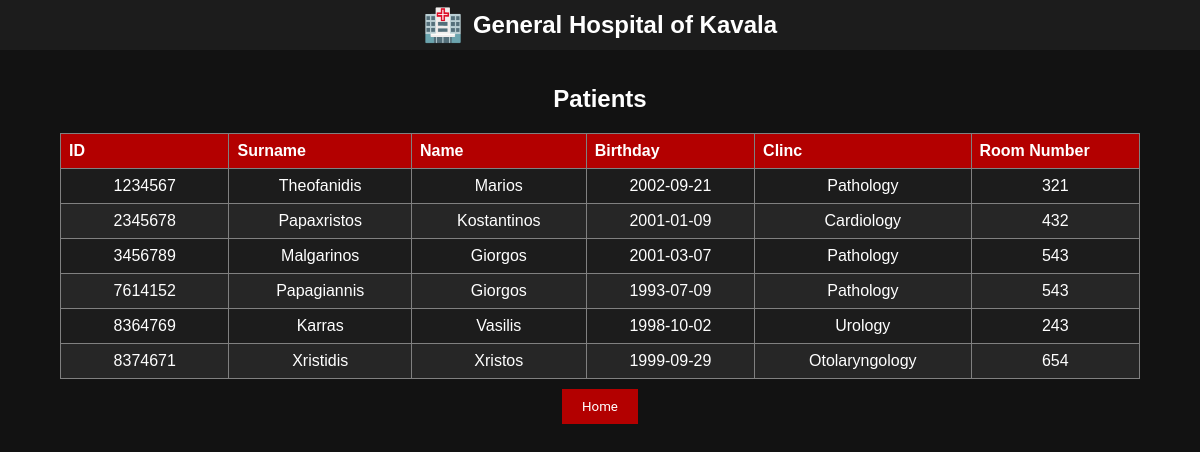
/site/select1.php, run on the app's committed database.
### tables this page shows
CREATE TABLE PATIENT(
id CHAR(7) NOT NULL PRIMARY KEY,
surname VARCHAR(30),
name VARCHAR(20),
birthday DATE NOT NULL,
patient_cli VARCHAR(30) NOT NULL,
num_room INT(3) NOT NULL,
FOREIGN KEY (patient_cli) REFERENCES CLINIC(name),
FOREIGN KEY (num_room) REFERENCES ROOM(roomnum)
);

### site/select1.php (the view, shortened to what this page needs)
<?php
    include 'connect.php';
?>
<!DOCTYPE html>
<html>
<head>
<link rel="stylesheet" type="text/css" href="style.css">
</head>
<body>
	<header>
        <span role="img" aria-label="Hospital">🏥</span>
		<h2>General Hospital of Kavala</h2>
	</header>
<div id="center">
<table id="select" border=2 align=center>
    <h2 id="h2s">Patients</h2>
    <tr>
       <th width=80>ID</th>
       <th width=80>Surname</th>
       <th width=80>Name</th>
       <th width=80>Birthday</th>
       <th width=80>Clinc</th>
       <th width=80>Room Number</th>
    </tr>
    <?php
        $qry = "SELECT * FROM PATIENT";
        $result = mysqli_query($conne, $qry);
        while($row = mysqli_fetch_array($result, MYSQLI_NUM)) {
            echo ("<tr><td><div align=\"center\"> $row[0]</div></td>
                    <td><div align=\"center\"> $row[1] </div></td>
                    <td><div align=\"center\"> $row[2] </div></td>
                    <td><div align=\"center\"> $row[3] </div></td>
                    <td><div align=\"center\"> $row[4] </div></td>
                    <td><div align=\"center\"> $row[5] </div></td></tr>");
        }
    ?>
</table>
<center><button onclick="location.href = 'index.php';"> Home </button></center>
</div>
</body>
</html>

### site/style.css (style rules this page uses)
body { background-color: #121212; color: white; font-family: 'Montserrat', sans-serif; margin: 0; padding: 0; padding-bottom: 120px; }
header { font-family: 'Montserrat', sans-serif; background-color: #1c1c1c; color: white; text-align: center; padding: 6px 0; position: fixed; width: 100%; top: 0; z-index: 1001; display: flex; align-items: center; justify-content: center; }
header span { font-size: 2em; margin-right: 10px; }
header h2 { margin: 0; }
#h2s { margin-top: 85px; text-align: center; }
button { font-family: 'Roboto', sans-serif; background-color: #b30000; color: white; border: none; padding: 10px 20px; margin: 10px 0; cursor: pointer; }
button { background-color: #b30000; color: white; border: none; padding: 10px 20px; margin: 10px 0; cursor: pointer; }
table { border-collapse: collapse; width: 90%; margin-top: 20px; }
table, th, td { border: 1px solid gray; }
th, td { text-align: left; padding: 8px; }
th { background-color: #b30000; color: white; }
tr:nth-child(even) { background-color: #1c1c1c; }
tr:nth-child(odd) { background-color: #262626; }
#select { margin-top: 20px; }
table { margin-top: 20px; }

### data on the page
patient: id "1234567", surname "Theofanidis", name "Marios", birthday "2002-09-21", patient_cli "Pathology", num_room "321"
patient: id "2345678", surname "Papaxristos", name "Kostantinos", birthday "2001-01-09", patient_cli "Cardiology", num_room "432"
patient: id "3456789", surname "Malgarinos", name "Giorgos", birthday "2001-03-07", patient_cli "Pathology", num_room "543"
patient: id "7614152", surname "Papagiannis", name "Giorgos", birthday "1993-07-09", patient_cli "Pathology", num_room "543"
patient: id "8364769", surname "Karras", name "Vasilis", birthday "1998-10-02", patient_cli "Urology", num_room "243"
patient: id "8374671", surname "Xristidis", name "Xristos", birthday "1999-09-29", patient_cli "Otolaryngology", num_room "654"
